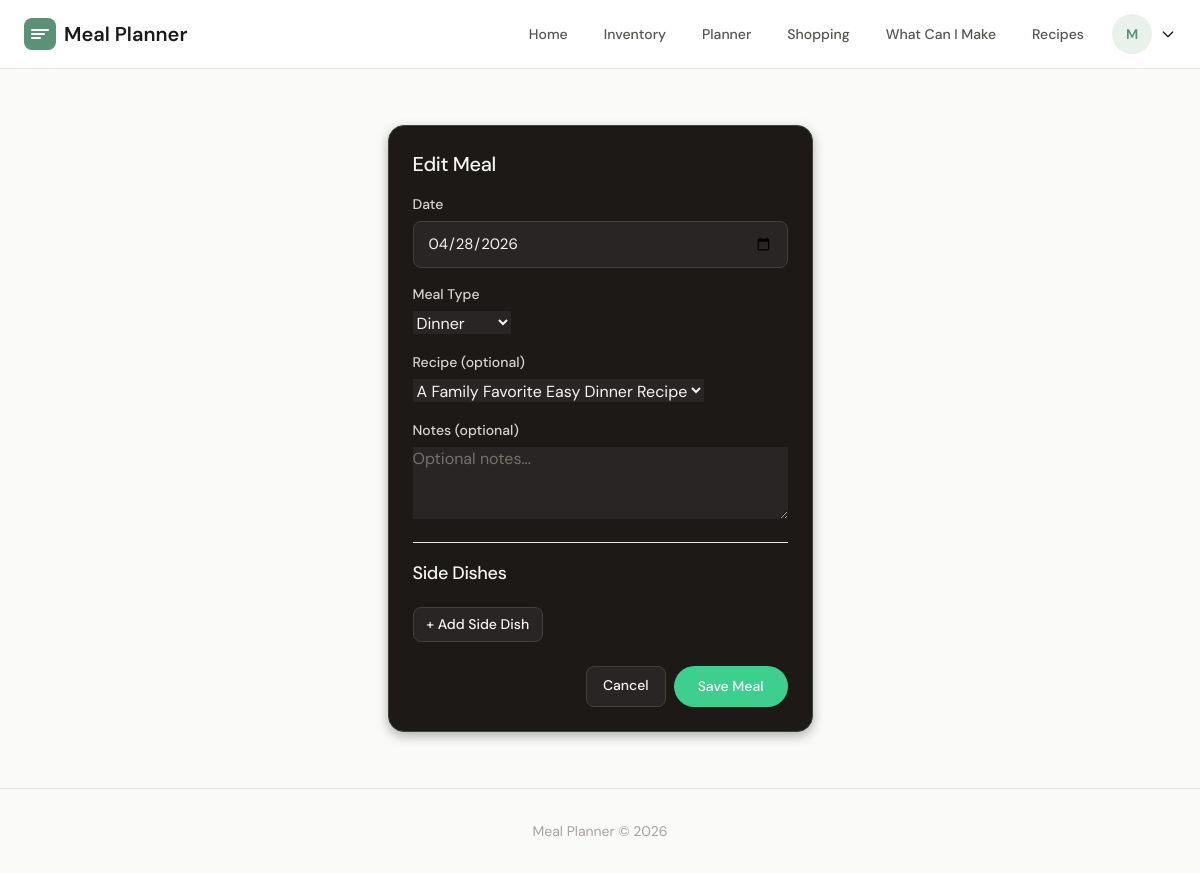
/meal/2/edit/ (signed in), run on the app's committed database.
### accounts/models.py (models this page shows, shortened)
class CustomUser(AbstractUser):
    household = models.ForeignKey(
        "household.Household",
        on_delete=models.SET_NULL,
        null=True,
        blank=True,
    )
    class Meta:
        ordering = ["email"]

### meal_planner_app/models.py (models this page shows, shortened)
class MealPlan(models.Model):
    household = models.ForeignKey(
        Household, on_delete=models.CASCADE, related_name="meal_plans"
    )
    meal_date = models.DateField(db_index=True)
    meal_type = models.CharField(max_length=20, choices=MealType.choices)
    recipe = models.ForeignKey(
        Recipe,
        on_delete=models.SET_NULL,
        null=True,
        blank=True,
        related_name="meal_plans",
    )
    custom_meal = models.CharField(max_length=200, blank=True, null=True)
    notes = models.TextField(blank=True, null=True)
    meal_rating = models.IntegerField(blank=True, null=True)  # 1-5 scale
    cooked_at = models.DateTimeField(blank=True, null=True)  # When meal was cooked
    created_at = models.DateTimeField(auto_now_add=True)
    updated_at = models.DateTimeField(auto_now=True)
    class Meta:
        ordering = ["meal_date", "meal_type"]
        constraints = [
            models.UniqueConstraint(
                fields=["household", "meal_date", "meal_type", "recipe"],
                name="unique_meal_per_type",
            )
        ]
        indexes = [
            models.Index(fields=["household", "meal_date"]),
            models.Index(fields=["meal_date", "meal_type"]),
        ]

### meal_planner_app/views.py (the view, shortened to what this page needs)
# urls.py: path("meal/<int:meal_id>/edit/", views.EditMealView.as_view(), name="edit_meal"),
class EditMealView(LoginRequiredMixin, UpdateView):
    model = MealPlan
    form_class = MealPlanForm
    template_name = "meal_planner/meal_form.html"
    pk_url_kwarg = "meal_id"
    def get_form_kwargs(self):
        kwargs = super().get_form_kwargs()
        kwargs["request"] = self.request
        return kwargs

### recipes/models.py (called while the page is built)
    def __str__(self):
        return self.title

### meal_planner_app/templates/meal_planner/meal_form.html (shortened to what this page needs)
{% extends "base.html" %}
{% block content %}
<div class="container mx-auto px-4 py-8 max-w-lg">
    <div class="card-dark">
        <div class="p-6">
            <h2 class="text-xl font-medium mb-4">
                {% if object %}Edit Meal{% else %}Add Meal{% endif %}
            </h2>
            <form method="post">
                <div class="mb-4">
                    <label class="label-dark" for="id_meal_date">Date</label>
                    {{ form.meal_date }}
                </div>
                <div class="mb-4">
                    <label class="label-dark" for="id_meal_type">Meal Type</label>
                    {{ form.meal_type }}
                </div>
                <div class="mb-4">
                    <label class="label-dark" for="id_recipe">Recipe (optional)</label>
                    {{ form.recipe }}
                </div>
                <div class="mb-4">
                    <label class="label-dark" for="id_notes">Notes (optional)</label>
                    {{ form.notes }}
                </div>
                <div class="border-t pt-4 mt-4" style="border-color: var(--border-subtle);">
                    <h3 class="font-medium text-lg mb-3">Side Dishes</h3>
                    <button type="button" id="add-side-dish" class="btn-ghost mt-2" style="padding: 6.4px 12.8px; font-size: 14px;">
                        + Add Side Dish
                    </button>
                </div>
                <div class="flex justify-end gap-2 mt-6">
                    <a href="{% url 'meal_planner:planner' %}" class="btn-ghost">Cancel</a>
                    <button type="submit" class="btn-pill" style="background: var(--brand-green); border-color: var(--brand-green);">Save Meal</button>
                </div>
            </form>
        </div>
    </div>
</div>
{% endblock %}

### templates/base.html (shortened to what this page needs)
<!DOCTYPE html>
<html lang="en">
<head>
    <script src="https://cdn.tailwindcss.com"></script>
    </head>
    <body class="min-h-screen flex flex-col">
        <nav class="nav" x-data="{ menuOpen: false, userMenuOpen: false }">
            <div class="max-w-7xl mx-auto flex items-center justify-between">
                <div>
                    <a href="{% url 'home' %}" class="flex items-center gap-2 text-xl font-semibold" style="color: var(--text-primary); text-decoration: none;">
                        <svg class="w-8 h-8" viewBox="0 0 32 32" fill="none">
                            <rect width="32" height="32" rx="8" fill="var(--brand-primary)"/>
                            <path d="M8 12h16M8 16h12M8 20h8" stroke="white" stroke-width="2" stroke-linecap="round"/>
                        </svg>
                        <span class="hidden sm:inline">Meal Planner</span>
                    </a>
                </div>
                <div class="hidden lg:flex items-center gap-1">
                    <a href="{% url 'home' %}" class="nav-link">Home</a>
                    {% if user.is_authenticated %}
                    <a href="{% url 'inventory:inventory_list' %}" class="nav-link">Inventory</a>
                    <a href="{% url 'meal_planner:planner' %}" class="nav-link">Planner</a>
                    <a href="{% url 'shopping:week' %}" class="nav-link">Shopping</a>
                    <a href="{% url 'shopping:discovery' %}" class="nav-link">What Can I Make</a>
                    {% endif %}
                    <a href="{% url 'recipes:recipe_list' %}" class="nav-link">Recipes</a>
                    {% if user.is_authenticated %}
                    <div class="relative">
                        <button @click="userMenuOpen = !userMenuOpen" class="flex items-center gap-2 ml-2">
                            <div class="avatar">{{ user.username|slice:":1"|upper }}</div>
                            <svg class="w-4 h-4" fill="none" stroke="currentColor" viewBox="0 0 24 24">
                                <path stroke-linecap="round" stroke-linejoin="round" stroke-width="2" d="M19 9l-7 7-7-7"></path>
                            </svg>
                        </button>
                    </div>
                    {% else %}
                    <a href="{% url 'login' %}" class="nav-link">Log in</a>
                    <a href="{% url 'register' %}" class="btn-primary">Get Started</a>
                    {% endif %}
                </div>
            </div>
        </nav>
        <main class="max-w-7xl mx-auto px-4 sm:px-6 py-6 flex-1">
        {% block content %}{% endblock %}
    </main>
    <footer class="py-8 text-center" style="border-top: 1px solid var(--border-subtle);">
        <p class="text-sm" style="color: var(--text-muted);">
            Meal Planner &copy; {% now "Y" %}
        </p>
    </footer>
</body>
</html>

### templates/base.html (style rules this page uses)
:root { --brand-primary: #5a9178; --brand-hover: #487561; --brand-light: #e8f2eb; --brand-green: #3ecf8e; --accent-coral: #e07a5f; --accent-coral-light: #fceeed; --bg-page: #fafaf9; --bg-card: #ffffff; --bg-elevated: #f5f5f4; --border-subtle: #e5e5e4; --border-medium: #d6d6d5; --text-primary: #1c1917; --text-secondary: #57534e; --text-muted: #a8a29e; --text-light-gray: #78716c; --text-mid-gray: #6b7280; --text-off-white: #d1d5db; --success-bg: #dcfce7; --success-text: #16a34a; --warning-bg: #fef3c7; --warning-text: #d97706; --error-bg: #fee2e1; --error-text: #dc2626; --font-primary: 'DM Sans', 'Helvetica Neue', Helvetica, Arial, sans-serif; --font-mono: 'JetBrains Mono', 'Menlo', monospace; }
* { font-family: var(--font-primary); }
body { background-color: var(--bg-page); color: var(--text-primary); font-family: var(--font-primary); font-weight: 400; line-height: 1.50; }
h1, h2, h3, h4, h5, h6 { font-weight: 600; letter-spacing: -0.02em; }
h2 { font-size: 1.875rem; line-height: 1.2; }
h3 { font-size: 1.5rem; line-height: 1.3; }
.card-dark { background: #1c1917; border: 1px solid #44403c; border-radius: 16px; box-shadow: 0 4px 12px rgba(0,0,0,0.3); }
.card-dark, .card-dark * { color: #f5f5f4 !important; }
.card-dark .btn-primary, .card-dark .btn-pill { color: white !important; }
.card-dark input, .card-dark select, .card-dark textarea { background: #292524 !important; border-color: #44403c !important; color: #f5f5f4 !important; }
.card-dark input::placeholder, .card-dark textarea::placeholder { color: #78716c !important; }
.card-dark select { color: #f5f5f4 !important; }
.card-dark .link, .card-dark a { color: #3ecf8e !important; }
.card-dark .btn-ghost { background: #292524; color: #f5f5f4 !important; border: 1px solid #44403c; }
.card-dark label, .card-dark .label-dark { color: #d6d3d1 !important; }
.btn-pill { background: var(--brand-primary); color: white !important; font-family: var(--font-primary); font-weight: 500; font-size: 0.875rem; padding: 10px 24px; border: none; border-radius: 9999px; cursor: pointer; transition: all 0.2s ease; display: inline-flex; align-items: center; justify-content: center; gap: 0.5rem; }
.label-dark { display: block; font-weight: 500; margin-bottom: 6px; color: #d6d3d1 !important; font-size: 0.875rem; }
.btn-ghost { background: transparent; color: var(--text-secondary); font-family: var(--font-primary); font-weight: 500; font-size: 0.875rem; padding: 8px 16px; border: none; border-radius: 8px; cursor: pointer; transition: all 0.2s ease; }
.input { background: var(--bg-card); color: var(--text-primary); font-family: var(--font-primary); border: 1px solid var(--border-medium); border-radius: 8px; padding: 10px 14px; font-size: 0.9375rem; width: 100%; transition: all 0.2s ease; }
.input::placeholder { color: var(--text-muted); }
.nav { background: var(--bg-card); border-bottom: 1px solid var(--border-subtle); padding: 14px 24px; position: sticky; top: 0; z-index: 50; }
.nav-link { font-family: var(--font-primary); font-weight: 500; font-size: 0.875rem; color: var(--text-secondary); text-decoration: none; padding: 8px 16px; border-radius: 8px; transition: all 0.2s ease; }
.avatar { width: 40px; height: 40px; border-radius: 50%; background: var(--brand-light); color: var(--brand-primary); display: flex; align-items: center; justify-content: center; font-weight: 600; font-size: 0.875rem; }

### data on the page
CustomUser: username "M"
MealPlan: meal_date "04/28/2026", meal_type "Dinner", recipe "A Family Favorite Easy Dinner Recipe"
